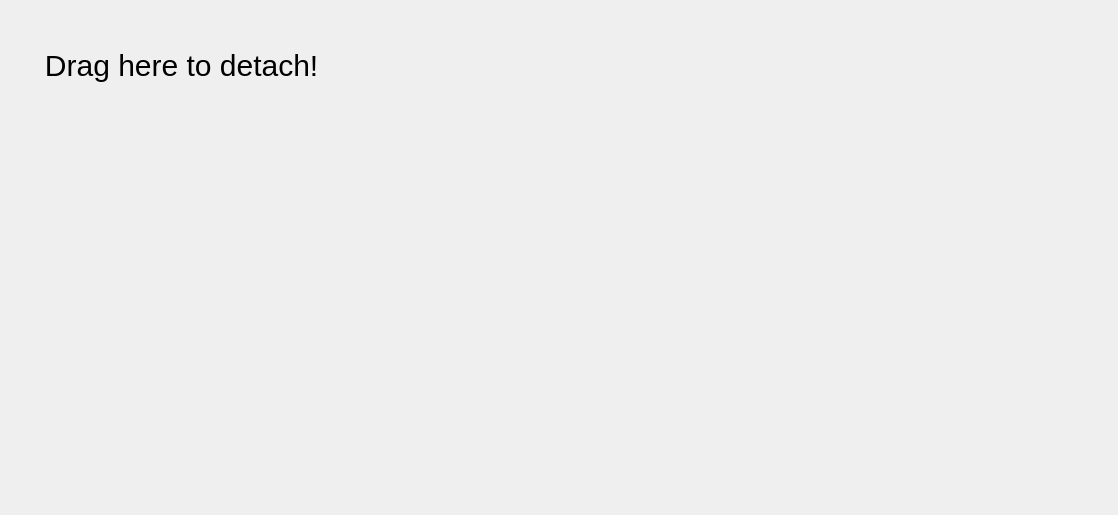
<?xml version="1.0" encoding="UTF-8"?>
<ui version="4.0">
 <class>DetachDragZone</class>
 <widget class="QWidget" name="DetachDragZone">
  <property name="geometry">
   <rect>
    <x>0</x>
    <y>0</y>
    <width>1118</width>
    <height>515</height>
   </rect>
  </property>
  <property name="sizePolicy">
   <sizepolicy hsizetype="Expanding" vsizetype="Expanding">
    <horstretch>0</horstretch>
    <verstretch>0</verstretch>
   </sizepolicy>
  </property>
  <property name="windowTitle">
   <string>Form</string>
  </property>
  <property name="autoFillBackground">
   <bool>false</bool>
  </property>
  <property name="styleSheet">
   <string notr="true"/>
  </property>
  <widget class="QLabel" name="label">
   <property name="enabled">
    <bool>true</bool>
   </property>
   <property name="geometry">
    <rect>
     <x>20</x>
     <y>20</y>
     <width>671</width>
     <height>91</height>
    </rect>
   </property>
   <property name="sizePolicy">
    <sizepolicy hsizetype="Expanding" vsizetype="Expanding">
     <horstretch>0</horstretch>
     <verstretch>0</verstretch>
    </sizepolicy>
   </property>
   <property name="font">
    <font>
     <pointsize>-1</pointsize>
    </font>
   </property>
   <property name="autoFillBackground">
    <bool>false</bool>
   </property>
   <property name="styleSheet">
    <string notr="true">font-size: 30px;

</string>
   </property>
   <property name="frameShape">
    <enum>QFrame::NoFrame</enum>
   </property>
   <property name="frameShadow">
    <enum>QFrame::Sunken</enum>
   </property>
   <property name="lineWidth">
    <number>1</number>
   </property>
   <property name="text">
    <string>   Drag here to detach!</string>
   </property>
  </widget>
 </widget>
 <resources/>
 <connections/>
</ui>
